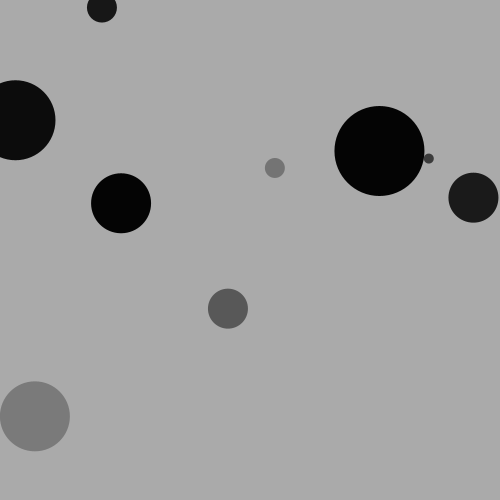
Frame 1 (no input)
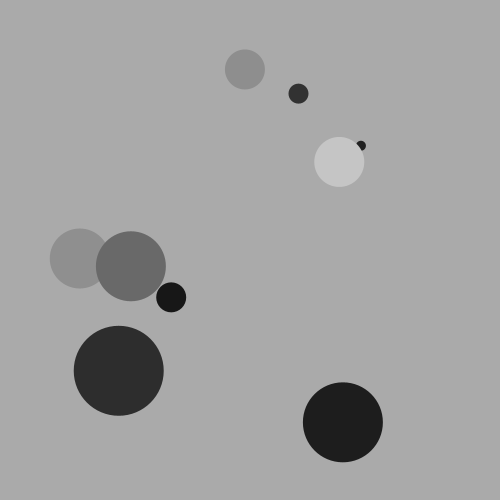
Frame 60 (the mouse pressed at the canvas centre just before this capture)
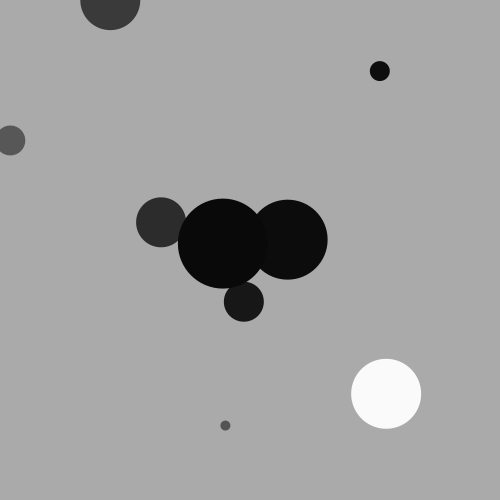
Frame 120 (the mouse held since frame 60 and released just before this capture)

The Processing sketch that drew these frames (run headless with seeded random() and noise(); from frame 60 on, the mouse is pressed at the canvas centre):

// Processing sketch: loops
// ── loops.pde
void setup() {
  size(500,500);
  frameRate(10);
}

void draw() {
  background(#aaaaaa);
  fill(255);
  noStroke();
  
  for (int i = 0; i < 10; i++) {
    println(i);
    fill(random(255));
    ellipse(random(width), random(height),i*10,i*10);
  }
}
